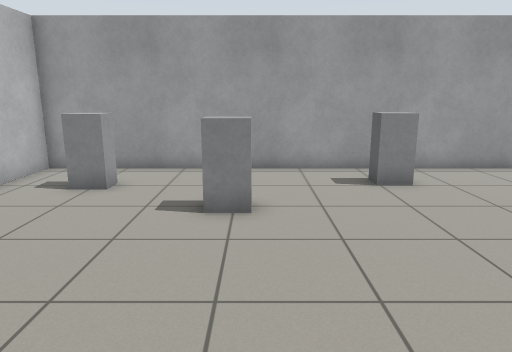
View 1 (above)

22 first-person views from a walk through a robot-simulator world made for Gazebo. The camera is 1.2 m above the floor, tilts 12° down and sees 70° across. The floor is counted in squares, 0.5 m on a side. Each view is taken from the middle of a square. On the plan, view 1 faces up. The plan holds only what a view shows up to about 20 squares ahead; the rest is blank.

View 2
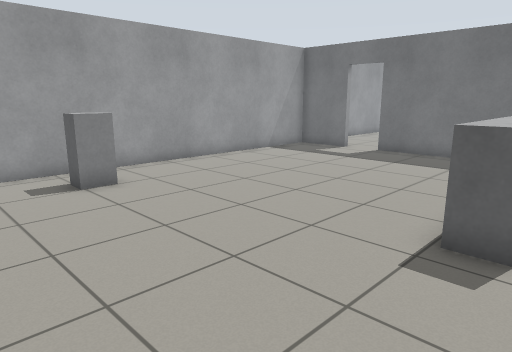

View 3
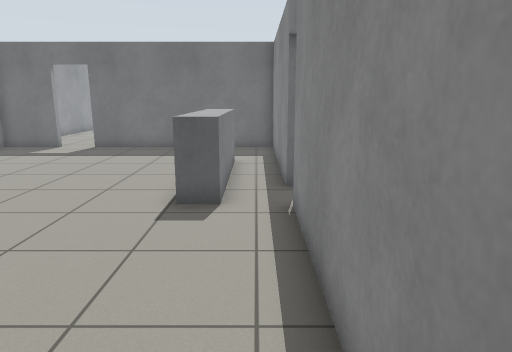

View 4
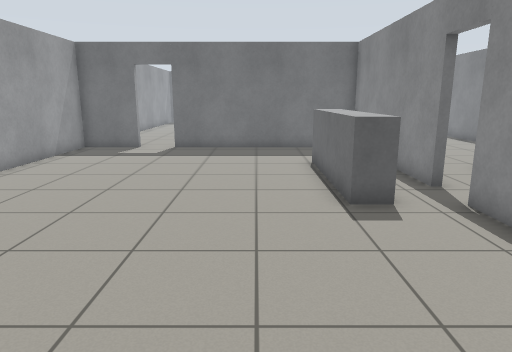

View 5
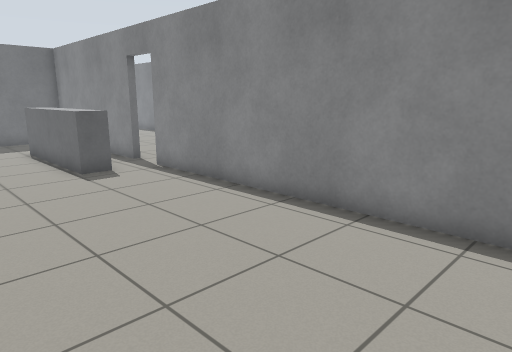

View 6
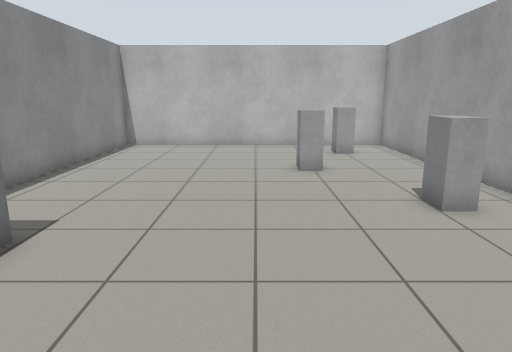

View 7
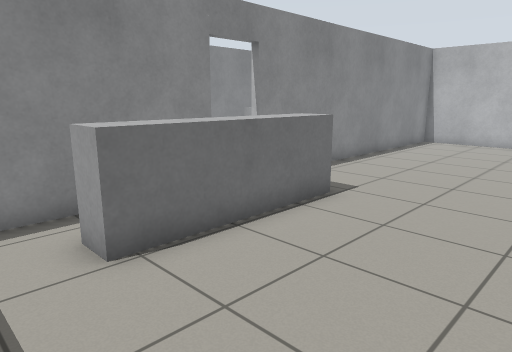

View 8
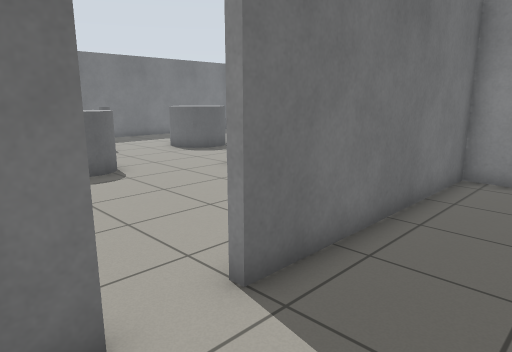

View 9
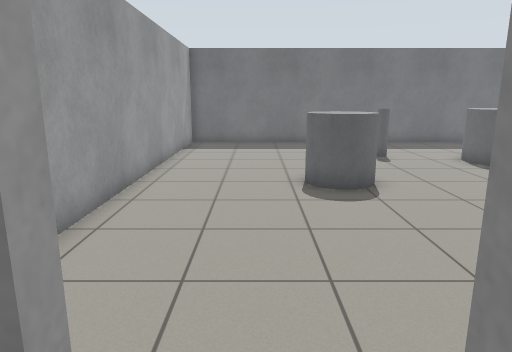

View 10
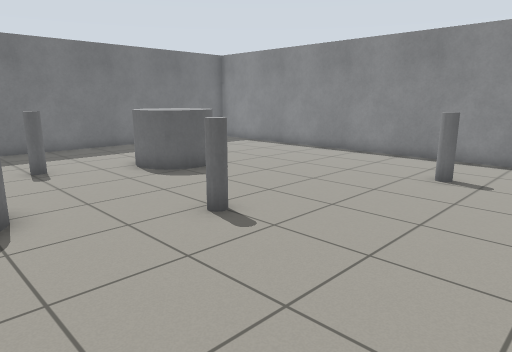

View 11
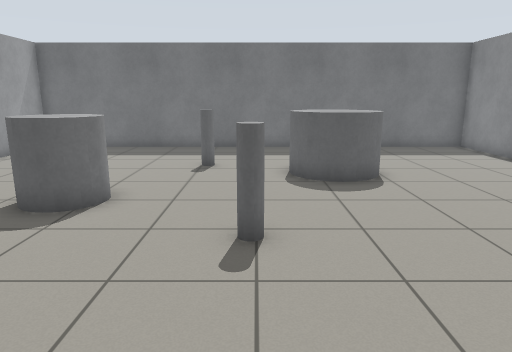

View 12
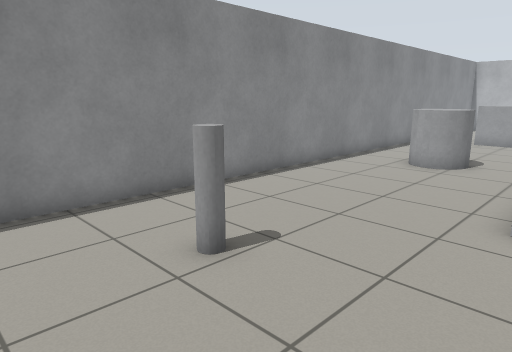

View 13
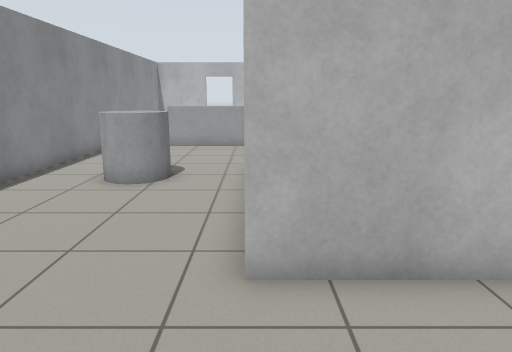

View 14
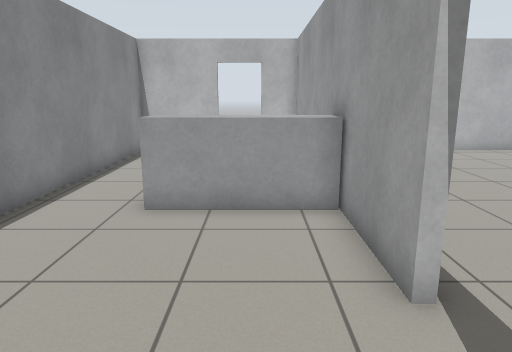

View 15
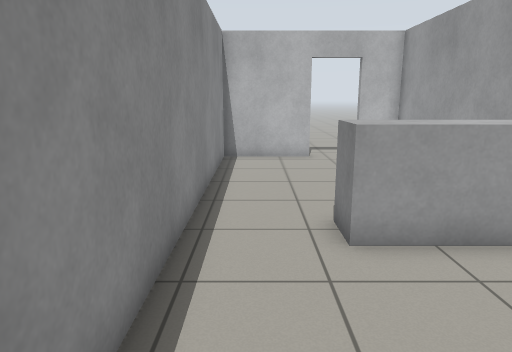

View 16
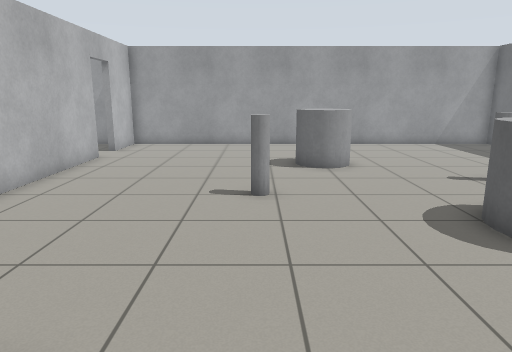

View 17
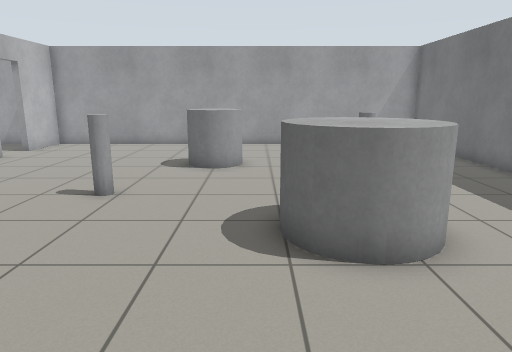

View 18
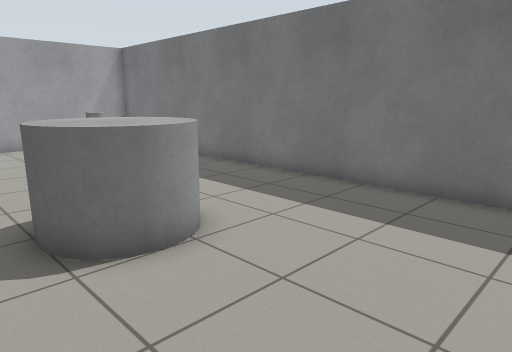

View 19
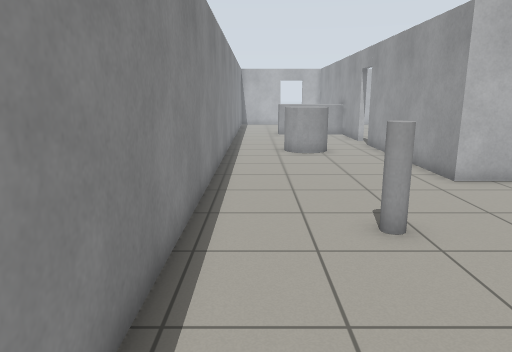

View 20
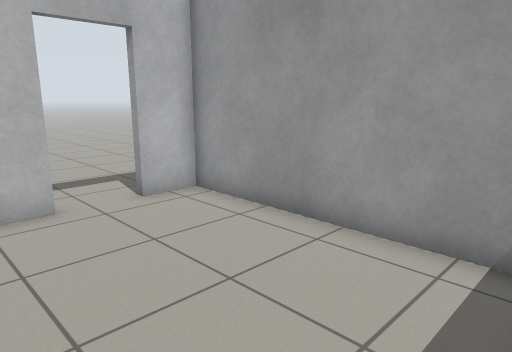

View 21
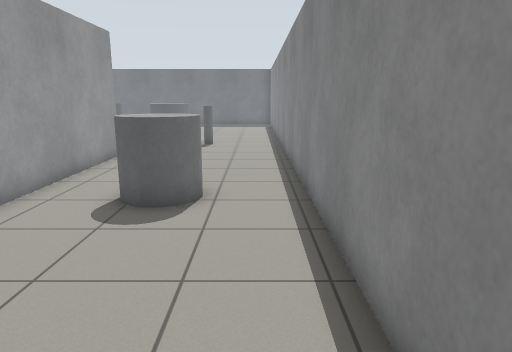

View 22
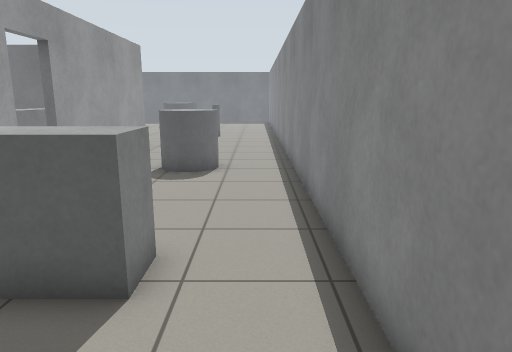

### Floor plan
Ten units are one square. View 1 is at (0, 0); x grows to the right and y downward. Boxes are objects, and circles mark ways between rooms. Rooms are numbered by the first view taken in them; rooms with no view inside come last. Other rooms are left out.
<svg viewBox="-77 -131 436 219">
<path fill="none" stroke="#000" d="M78 8 162 8 162 -81M162 -97 162 -126 -72 -126 -72 8 60 8M165 -81 165 11 78 11M60 11 -72 11 -72 28M-72 47 -72 83 354 83 354 -126 165 -126 165 -97"/>
<rect x="-55" y="-105" width="20" height="10" fill="#bbb"><title>grey box</title></rect>
<rect x="-15" y="-85" width="20" height="10" fill="#bbb"><title>grey box</title></rect>
<rect x="35" y="-115" width="10" height="20" fill="#bbb"><title>grey box</title></rect>
<rect x="55" y="-25" width="70" height="20" fill="#bbb"><title>grey box</title></rect>
<rect x="5" y="15" width="20" height="40" fill="#bbb"><title>grey box</title></rect>
<rect x="85" y="35" width="30" height="20" fill="#bbb"><title>grey cylinder</title></rect>
<rect x="205" y="35" width="10" height="10" fill="#bbb"><title>grey pole</title></rect>
<rect x="225" y="-25" width="10" height="10" fill="#bbb"><title>grey pole</title></rect>
<rect x="245" y="-75" width="20" height="20" fill="#bbb"><title>grey cylinder</title></rect>
<rect x="275" y="-15" width="30" height="40" fill="#bbb"><title>grey cylinder</title></rect>
<rect x="295" y="-45" width="10" height="10" fill="#bbb"><title>grey pole</title></rect>
<circle cx="160" cy="-85" r="3" fill="#2a7"/>
<circle cx="65" cy="10" r="3" fill="#2a7"/>
<text x="40" y="-60">1</text>
<text x="200" y="-10">2</text>
</svg>
Room 1 opens to room 2.

Where each view was taken, in squares from view 1:
view 1: 0 up, 0 right, facing up
view 2: 0 up, 0 right, facing up-right
view 3: 0 up, 2 left, facing right
view 4: 4 up, 2 left, facing right
view 5: 6 up, 6 left, facing down-right
view 6: 6 up, 12 right, facing left
view 7: 7 up, 14 right, facing down-left
view 8: 11 up, 13 right, facing down-right
view 9: 9 up, 15 right, facing right
view 10: 7 up, 17 right, facing down-right
view 11: 2 up, 17 right, facing right
view 12: 0 up, 24 right, facing down-left
view 13: 1 down, 21 right, facing left
view 14: 3 down, 10 right, facing left
view 15: 7 down, 8 right, facing left
view 16: 7 down, 23 right, facing up
view 17: 7 down, 27 right, facing up
view 18: 7 down, 26 right, facing up-right
view 19: 7 down, 27 right, facing left
view 20: 7 down, 1 right, facing up-left
view 21: 7 down, 1 right, facing right
view 22: 7 down, 3 left, facing right
